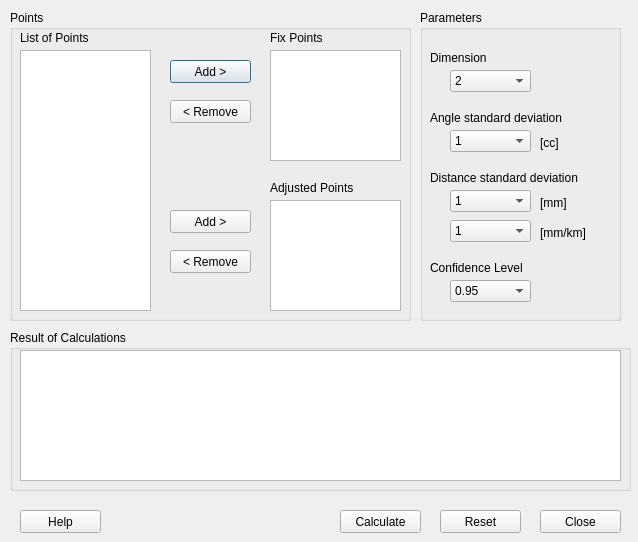
<?xml version="1.0" encoding="UTF-8"?>
<ui version="4.0">
 <class>NetworkCalcDialog</class>
 <widget class="QDialog" name="NetworkCalcDialog">
  <property name="geometry">
   <rect>
    <x>0</x>
    <y>0</y>
    <width>638</width>
    <height>542</height>
   </rect>
  </property>
  <property name="sizePolicy">
   <sizepolicy hsizetype="Fixed" vsizetype="Fixed">
    <horstretch>0</horstretch>
    <verstretch>0</verstretch>
   </sizepolicy>
  </property>
  <property name="minimumSize">
   <size>
    <width>638</width>
    <height>542</height>
   </size>
  </property>
  <property name="maximumSize">
   <size>
    <width>638</width>
    <height>542</height>
   </size>
  </property>
  <property name="windowTitle">
   <string>Network Adjustment</string>
  </property>
  <property name="accessibleName">
   <string/>
  </property>
  <property name="locale">
   <locale language="English" country="UnitedKingdom"/>
  </property>
  <widget class="QGroupBox" name="PointsGroup">
   <property name="geometry">
    <rect>
     <x>10</x>
     <y>10</y>
     <width>401</width>
     <height>311</height>
    </rect>
   </property>
   <property name="sizePolicy">
    <sizepolicy hsizetype="Fixed" vsizetype="Fixed">
     <horstretch>0</horstretch>
     <verstretch>0</verstretch>
    </sizepolicy>
   </property>
   <property name="title">
    <string>Points</string>
   </property>
   <widget class="QPushButton" name="AddFixButton">
    <property name="geometry">
     <rect>
      <x>160</x>
      <y>50</y>
      <width>81</width>
      <height>23</height>
     </rect>
    </property>
    <property name="sizePolicy">
     <sizepolicy hsizetype="Fixed" vsizetype="Fixed">
      <horstretch>0</horstretch>
      <verstretch>0</verstretch>
     </sizepolicy>
    </property>
    <property name="text">
     <string>Add &gt;</string>
    </property>
   </widget>
   <widget class="QPushButton" name="AddAdjButton">
    <property name="geometry">
     <rect>
      <x>160</x>
      <y>200</y>
      <width>81</width>
      <height>23</height>
     </rect>
    </property>
    <property name="sizePolicy">
     <sizepolicy hsizetype="Fixed" vsizetype="Fixed">
      <horstretch>0</horstretch>
      <verstretch>0</verstretch>
     </sizepolicy>
    </property>
    <property name="text">
     <string>Add &gt;</string>
    </property>
   </widget>
   <widget class="QPushButton" name="RemoveFixButton">
    <property name="geometry">
     <rect>
      <x>160</x>
      <y>90</y>
      <width>81</width>
      <height>23</height>
     </rect>
    </property>
    <property name="sizePolicy">
     <sizepolicy hsizetype="Fixed" vsizetype="Fixed">
      <horstretch>0</horstretch>
      <verstretch>0</verstretch>
     </sizepolicy>
    </property>
    <property name="text">
     <string>&lt; Remove</string>
    </property>
   </widget>
   <widget class="QLabel" name="PointsLabel">
    <property name="geometry">
     <rect>
      <x>10</x>
      <y>20</y>
      <width>121</width>
      <height>16</height>
     </rect>
    </property>
    <property name="sizePolicy">
     <sizepolicy hsizetype="Fixed" vsizetype="Fixed">
      <horstretch>0</horstretch>
      <verstretch>0</verstretch>
     </sizepolicy>
    </property>
    <property name="text">
     <string>List of Points</string>
    </property>
   </widget>
   <widget class="QLabel" name="FixLabel">
    <property name="geometry">
     <rect>
      <x>260</x>
      <y>20</y>
      <width>121</width>
      <height>16</height>
     </rect>
    </property>
    <property name="sizePolicy">
     <sizepolicy hsizetype="Fixed" vsizetype="Fixed">
      <horstretch>0</horstretch>
      <verstretch>0</verstretch>
     </sizepolicy>
    </property>
    <property name="text">
     <string>Fix Points</string>
    </property>
   </widget>
   <widget class="QPushButton" name="RemoveAdjButton">
    <property name="geometry">
     <rect>
      <x>160</x>
      <y>240</y>
      <width>81</width>
      <height>23</height>
     </rect>
    </property>
    <property name="sizePolicy">
     <sizepolicy hsizetype="Fixed" vsizetype="Fixed">
      <horstretch>0</horstretch>
      <verstretch>0</verstretch>
     </sizepolicy>
    </property>
    <property name="text">
     <string>&lt; Remove</string>
    </property>
   </widget>
   <widget class="QLabel" name="AdjustedLabel">
    <property name="geometry">
     <rect>
      <x>260</x>
      <y>170</y>
      <width>141</width>
      <height>16</height>
     </rect>
    </property>
    <property name="sizePolicy">
     <sizepolicy hsizetype="Fixed" vsizetype="Fixed">
      <horstretch>0</horstretch>
      <verstretch>0</verstretch>
     </sizepolicy>
    </property>
    <property name="text">
     <string>Adjusted Points</string>
    </property>
   </widget>
   <widget class="QListWidget" name="PointsList">
    <property name="geometry">
     <rect>
      <x>10</x>
      <y>40</y>
      <width>131</width>
      <height>261</height>
     </rect>
    </property>
    <property name="sizePolicy">
     <sizepolicy hsizetype="Fixed" vsizetype="Fixed">
      <horstretch>0</horstretch>
      <verstretch>0</verstretch>
     </sizepolicy>
    </property>
    <property name="selectionMode">
     <enum>QAbstractItemView::ExtendedSelection</enum>
    </property>
   </widget>
   <widget class="QListWidget" name="FixList">
    <property name="geometry">
     <rect>
      <x>260</x>
      <y>40</y>
      <width>131</width>
      <height>111</height>
     </rect>
    </property>
    <property name="sizePolicy">
     <sizepolicy hsizetype="Fixed" vsizetype="Fixed">
      <horstretch>0</horstretch>
      <verstretch>0</verstretch>
     </sizepolicy>
    </property>
    <property name="selectionMode">
     <enum>QAbstractItemView::ExtendedSelection</enum>
    </property>
   </widget>
   <widget class="QListWidget" name="AdjustedList">
    <property name="geometry">
     <rect>
      <x>260</x>
      <y>190</y>
      <width>131</width>
      <height>111</height>
     </rect>
    </property>
    <property name="sizePolicy">
     <sizepolicy hsizetype="Fixed" vsizetype="Fixed">
      <horstretch>0</horstretch>
      <verstretch>0</verstretch>
     </sizepolicy>
    </property>
    <property name="selectionMode">
     <enum>QAbstractItemView::ExtendedSelection</enum>
    </property>
   </widget>
  </widget>
  <widget class="QPushButton" name="ResetButton">
   <property name="geometry">
    <rect>
     <x>440</x>
     <y>510</y>
     <width>81</width>
     <height>23</height>
    </rect>
   </property>
   <property name="sizePolicy">
    <sizepolicy hsizetype="Fixed" vsizetype="Fixed">
     <horstretch>0</horstretch>
     <verstretch>0</verstretch>
    </sizepolicy>
   </property>
   <property name="text">
    <string>Reset</string>
   </property>
  </widget>
  <widget class="QPushButton" name="CloseButton">
   <property name="geometry">
    <rect>
     <x>540</x>
     <y>510</y>
     <width>81</width>
     <height>23</height>
    </rect>
   </property>
   <property name="sizePolicy">
    <sizepolicy hsizetype="Fixed" vsizetype="Fixed">
     <horstretch>0</horstretch>
     <verstretch>0</verstretch>
    </sizepolicy>
   </property>
   <property name="text">
    <string>Close</string>
   </property>
  </widget>
  <widget class="QGroupBox" name="ResultGroup">
   <property name="geometry">
    <rect>
     <x>10</x>
     <y>330</y>
     <width>621</width>
     <height>161</height>
    </rect>
   </property>
   <property name="sizePolicy">
    <sizepolicy hsizetype="Fixed" vsizetype="Fixed">
     <horstretch>0</horstretch>
     <verstretch>0</verstretch>
    </sizepolicy>
   </property>
   <property name="title">
    <string>Result of Calculations</string>
   </property>
   <widget class="QTextBrowser" name="ResultTextBrowser">
    <property name="geometry">
     <rect>
      <x>10</x>
      <y>20</y>
      <width>601</width>
      <height>131</height>
     </rect>
    </property>
    <property name="sizePolicy">
     <sizepolicy hsizetype="Fixed" vsizetype="Fixed">
      <horstretch>0</horstretch>
      <verstretch>0</verstretch>
     </sizepolicy>
    </property>
    <property name="font">
     <font>
      <family>Courier New</family>
      <pointsize>8</pointsize>
     </font>
    </property>
   </widget>
  </widget>
  <widget class="QPushButton" name="HelpButton">
   <property name="geometry">
    <rect>
     <x>20</x>
     <y>510</y>
     <width>81</width>
     <height>23</height>
    </rect>
   </property>
   <property name="sizePolicy">
    <sizepolicy hsizetype="Fixed" vsizetype="Fixed">
     <horstretch>0</horstretch>
     <verstretch>0</verstretch>
    </sizepolicy>
   </property>
   <property name="text">
    <string>Help</string>
   </property>
  </widget>
  <widget class="QPushButton" name="CalcButton">
   <property name="geometry">
    <rect>
     <x>340</x>
     <y>510</y>
     <width>81</width>
     <height>23</height>
    </rect>
   </property>
   <property name="sizePolicy">
    <sizepolicy hsizetype="Fixed" vsizetype="Fixed">
     <horstretch>0</horstretch>
     <verstretch>0</verstretch>
    </sizepolicy>
   </property>
   <property name="text">
    <string>Calculate</string>
   </property>
  </widget>
  <widget class="QGroupBox" name="ParametersGroup">
   <property name="geometry">
    <rect>
     <x>420</x>
     <y>10</y>
     <width>201</width>
     <height>311</height>
    </rect>
   </property>
   <property name="sizePolicy">
    <sizepolicy hsizetype="Fixed" vsizetype="Fixed">
     <horstretch>0</horstretch>
     <verstretch>0</verstretch>
    </sizepolicy>
   </property>
   <property name="title">
    <string>Parameters</string>
   </property>
   <widget class="QComboBox" name="ConfidenceComboBox">
    <property name="geometry">
     <rect>
      <x>30</x>
      <y>270</y>
      <width>81</width>
      <height>22</height>
     </rect>
    </property>
    <property name="sizePolicy">
     <sizepolicy hsizetype="Fixed" vsizetype="Fixed">
      <horstretch>0</horstretch>
      <verstretch>0</verstretch>
     </sizepolicy>
    </property>
    <item>
     <property name="text">
      <string>0.95</string>
     </property>
    </item>
    <item>
     <property name="text">
      <string>0.997</string>
     </property>
    </item>
   </widget>
   <widget class="QLabel" name="ConfidenceLabel">
    <property name="geometry">
     <rect>
      <x>10</x>
      <y>250</y>
      <width>151</width>
      <height>16</height>
     </rect>
    </property>
    <property name="sizePolicy">
     <sizepolicy hsizetype="Fixed" vsizetype="Fixed">
      <horstretch>0</horstretch>
      <verstretch>0</verstretch>
     </sizepolicy>
    </property>
    <property name="text">
     <string>Confidence Level</string>
    </property>
   </widget>
   <widget class="QComboBox" name="DistDevMMComboBox">
    <property name="geometry">
     <rect>
      <x>30</x>
      <y>180</y>
      <width>81</width>
      <height>22</height>
     </rect>
    </property>
    <property name="sizePolicy">
     <sizepolicy hsizetype="Fixed" vsizetype="Fixed">
      <horstretch>0</horstretch>
      <verstretch>0</verstretch>
     </sizepolicy>
    </property>
    <item>
     <property name="text">
      <string>1</string>
     </property>
    </item>
    <item>
     <property name="text">
      <string>2</string>
     </property>
    </item>
    <item>
     <property name="text">
      <string>3</string>
     </property>
    </item>
    <item>
     <property name="text">
      <string>5</string>
     </property>
    </item>
   </widget>
   <widget class="QLabel" name="DistDevLabel">
    <property name="geometry">
     <rect>
      <x>10</x>
      <y>160</y>
      <width>191</width>
      <height>16</height>
     </rect>
    </property>
    <property name="sizePolicy">
     <sizepolicy hsizetype="Fixed" vsizetype="Fixed">
      <horstretch>0</horstretch>
      <verstretch>0</verstretch>
     </sizepolicy>
    </property>
    <property name="text">
     <string>Distance standard deviation</string>
    </property>
   </widget>
   <widget class="QComboBox" name="DistDevMMKMComboBox">
    <property name="geometry">
     <rect>
      <x>30</x>
      <y>210</y>
      <width>81</width>
      <height>22</height>
     </rect>
    </property>
    <property name="sizePolicy">
     <sizepolicy hsizetype="Fixed" vsizetype="Fixed">
      <horstretch>0</horstretch>
      <verstretch>0</verstretch>
     </sizepolicy>
    </property>
    <item>
     <property name="text">
      <string>1</string>
     </property>
    </item>
    <item>
     <property name="text">
      <string>2</string>
     </property>
    </item>
    <item>
     <property name="text">
      <string>3</string>
     </property>
    </item>
    <item>
     <property name="text">
      <string>5</string>
     </property>
    </item>
   </widget>
   <widget class="QLabel" name="DistDevMMLabel">
    <property name="geometry">
     <rect>
      <x>120</x>
      <y>185</y>
      <width>61</width>
      <height>16</height>
     </rect>
    </property>
    <property name="sizePolicy">
     <sizepolicy hsizetype="Fixed" vsizetype="Fixed">
      <horstretch>0</horstretch>
      <verstretch>0</verstretch>
     </sizepolicy>
    </property>
    <property name="text">
     <string>[mm]</string>
    </property>
   </widget>
   <widget class="QLabel" name="DistDevMMKMLabel">
    <property name="geometry">
     <rect>
      <x>120</x>
      <y>215</y>
      <width>61</width>
      <height>16</height>
     </rect>
    </property>
    <property name="sizePolicy">
     <sizepolicy hsizetype="Fixed" vsizetype="Fixed">
      <horstretch>0</horstretch>
      <verstretch>0</verstretch>
     </sizepolicy>
    </property>
    <property name="text">
     <string>[mm/km]</string>
    </property>
   </widget>
   <widget class="QComboBox" name="AngleDevComboBox">
    <property name="geometry">
     <rect>
      <x>30</x>
      <y>120</y>
      <width>81</width>
      <height>22</height>
     </rect>
    </property>
    <property name="sizePolicy">
     <sizepolicy hsizetype="Fixed" vsizetype="Fixed">
      <horstretch>0</horstretch>
      <verstretch>0</verstretch>
     </sizepolicy>
    </property>
    <item>
     <property name="text">
      <string>1</string>
     </property>
    </item>
    <item>
     <property name="text">
      <string>3</string>
     </property>
    </item>
    <item>
     <property name="text">
      <string>5</string>
     </property>
    </item>
    <item>
     <property name="text">
      <string>7</string>
     </property>
    </item>
   </widget>
   <widget class="QLabel" name="ZenitDevLabel">
    <property name="geometry">
     <rect>
      <x>10</x>
      <y>100</y>
      <width>181</width>
      <height>16</height>
     </rect>
    </property>
    <property name="sizePolicy">
     <sizepolicy hsizetype="Fixed" vsizetype="Fixed">
      <horstretch>0</horstretch>
      <verstretch>0</verstretch>
     </sizepolicy>
    </property>
    <property name="text">
     <string>Angle standard deviation</string>
    </property>
   </widget>
   <widget class="QLabel" name="DistDevMMLabel_2">
    <property name="geometry">
     <rect>
      <x>120</x>
      <y>125</y>
      <width>61</width>
      <height>16</height>
     </rect>
    </property>
    <property name="sizePolicy">
     <sizepolicy hsizetype="Fixed" vsizetype="Fixed">
      <horstretch>0</horstretch>
      <verstretch>0</verstretch>
     </sizepolicy>
    </property>
    <property name="text">
     <string>[cc]</string>
    </property>
   </widget>
   <widget class="QComboBox" name="DimensionComboBox">
    <property name="geometry">
     <rect>
      <x>30</x>
      <y>60</y>
      <width>81</width>
      <height>22</height>
     </rect>
    </property>
    <property name="sizePolicy">
     <sizepolicy hsizetype="Fixed" vsizetype="Fixed">
      <horstretch>0</horstretch>
      <verstretch>0</verstretch>
     </sizepolicy>
    </property>
    <item>
     <property name="text">
      <string>2</string>
     </property>
    </item>
    <item>
     <property name="text">
      <string>3</string>
     </property>
    </item>
    <item>
     <property name="text">
      <string>1</string>
     </property>
    </item>
   </widget>
   <widget class="QLabel" name="ZenitDevLabel_2">
    <property name="geometry">
     <rect>
      <x>10</x>
      <y>40</y>
      <width>181</width>
      <height>16</height>
     </rect>
    </property>
    <property name="sizePolicy">
     <sizepolicy hsizetype="Fixed" vsizetype="Fixed">
      <horstretch>0</horstretch>
      <verstretch>0</verstretch>
     </sizepolicy>
    </property>
    <property name="text">
     <string>Dimension</string>
    </property>
   </widget>
  </widget>
 </widget>
 <tabstops>
  <tabstop>PointsList</tabstop>
  <tabstop>AddFixButton</tabstop>
  <tabstop>RemoveFixButton</tabstop>
  <tabstop>AddAdjButton</tabstop>
  <tabstop>RemoveAdjButton</tabstop>
  <tabstop>FixList</tabstop>
  <tabstop>AdjustedList</tabstop>
  <tabstop>DimensionComboBox</tabstop>
  <tabstop>AngleDevComboBox</tabstop>
  <tabstop>DistDevMMComboBox</tabstop>
  <tabstop>DistDevMMKMComboBox</tabstop>
  <tabstop>ConfidenceComboBox</tabstop>
  <tabstop>ResultTextBrowser</tabstop>
  <tabstop>HelpButton</tabstop>
  <tabstop>CalcButton</tabstop>
  <tabstop>ResetButton</tabstop>
  <tabstop>CloseButton</tabstop>
 </tabstops>
 <resources/>
 <connections/>
</ui>
